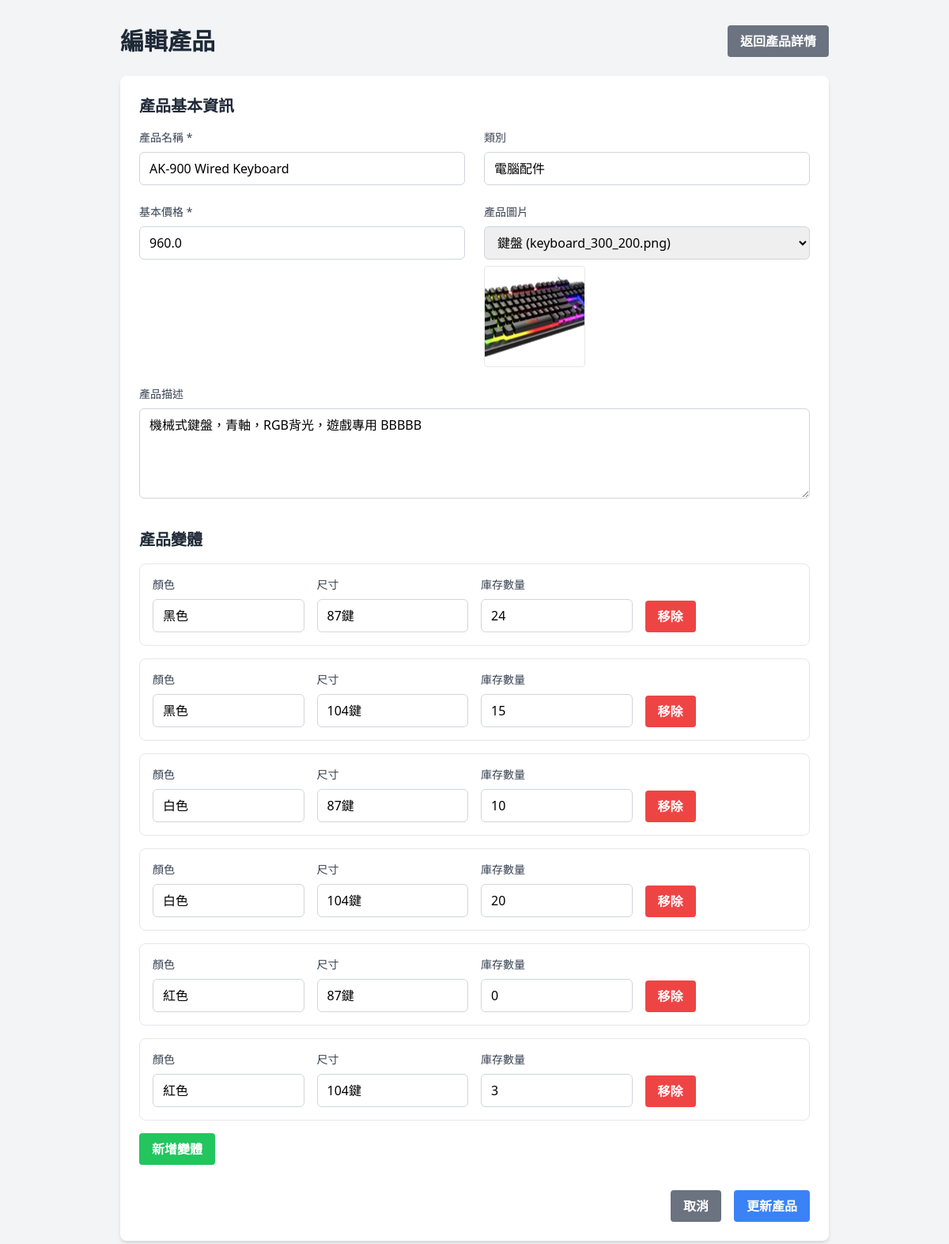
The page /admin/products/2/edit (signed in) on the database as committed earlier.
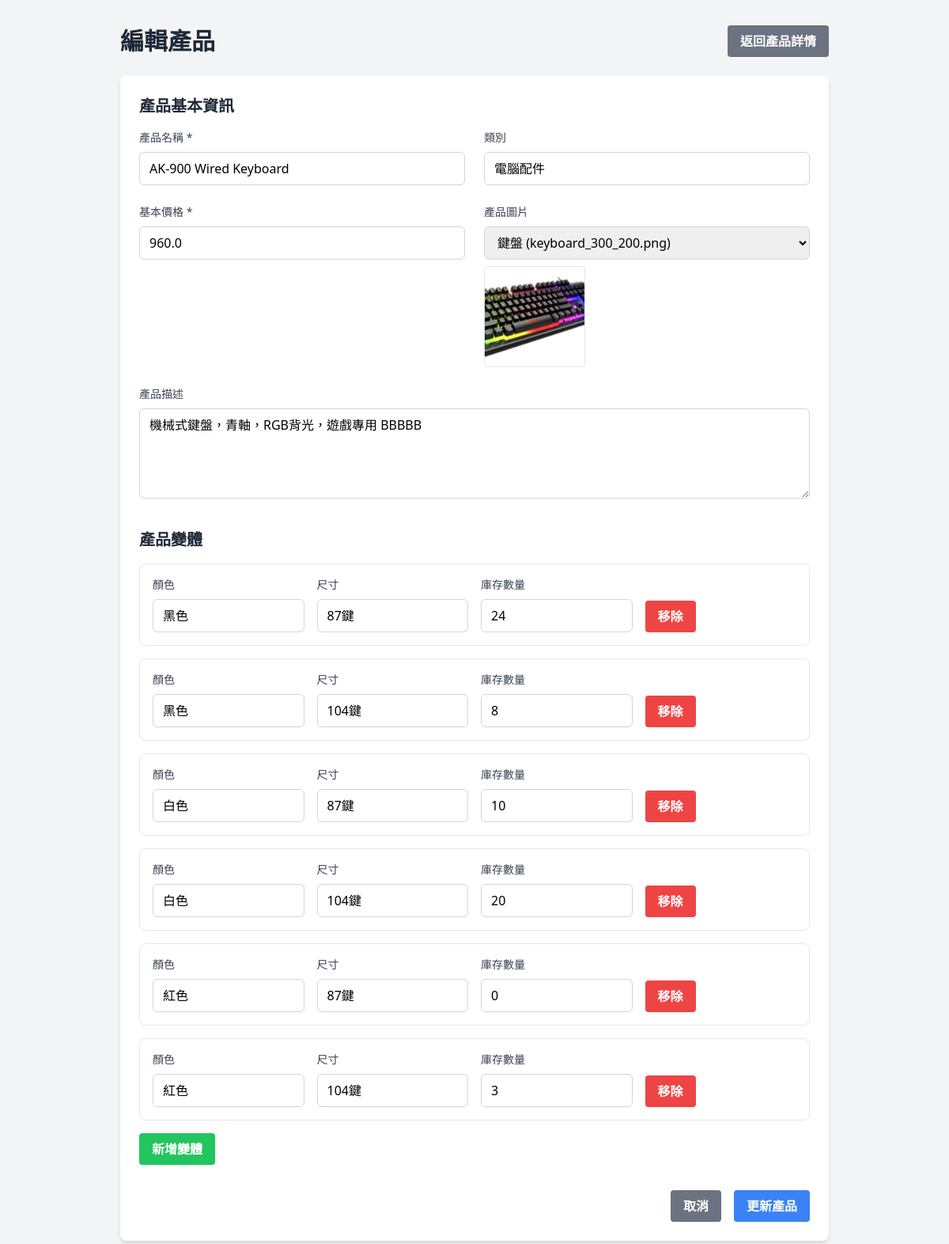
The same page on the database as committed later.
### app.py (models this page shows, shortened)
class ProductVariant(db.Model):
    id = db.Column(db.Integer, primary_key=True)
    product_id = db.Column(db.Integer, db.ForeignKey('product.id'), nullable=False)
    color = db.Column(db.String(50), nullable=True)  # 顏色
    size = db.Column(db.String(20), nullable=True)   # 尺寸
    stock_quantity = db.Column(db.Integer, default=0)  # 庫存數量
    sku = db.Column(db.String(100), unique=True, nullable=True)  # 商品編號
    price_adjustment = db.Column(db.Float, default=0.0)  # 價格調整（可選）
    is_active = db.Column(db.Boolean, default=True)
    created_at = db.Column(db.DateTime, default=datetime.utcnow)
    updated_at = db.Column(db.DateTime, default=datetime.utcnow, onupdate=datetime.utcnow)

### app.py (the view, shortened to what this page needs)
@app.route('/admin/products/<int:product_id>/edit', methods=['GET', 'POST'])
def edit_product(product_id):
    if 'user_id' not in session:
        flash('請先登入')
        return redirect(url_for('login'))
    product = Product.query.get_or_404(product_id)
    return render_template('edit_product.html', product=product)

### templates/edit_product.html (shortened to what the changed rows need)
<!DOCTYPE html>
<html lang="zh-TW">
<head>
    <script src="https://cdn.tailwindcss.com"></script>
</head>
<body class="bg-gray-100">
    <div class="container mx-auto px-4 py-8">
        <div class="max-w-4xl mx-auto">
            <div class="flex justify-between items-center mb-6">
                <h1 class="text-3xl font-bold text-gray-800">編輯產品</h1>
            </div>
            <form method="POST" class="bg-white shadow-md rounded-lg p-6">
                <div class="mb-8">
                    <h2 class="text-xl font-semibold text-gray-800 mb-4">產品基本資訊</h2>
                </div>
                <div class="mb-8">
                    <h2 class="text-xl font-semibold text-gray-800 mb-4">產品變體</h2>
                    <div id="variants-container">
                        {% for variant in product.variants %}
                        <div class="variant-row border border-gray-200 rounded-lg p-4 mb-4">
                            <div class="grid grid-cols-1 md:grid-cols-4 gap-4">
                                <div>
                                    <label class="block text-sm font-medium text-gray-700 mb-2">顏色</label>
                                    <input type="text" name="variant_color[]" value="{{ variant.color or '' }}" placeholder="例如：紅色"
                                           class="w-full px-3 py-2 border border-gray-300 rounded-md focus:outline-none focus:ring-2 focus:ring-blue-500">
                                </div>
                                <div>
                                    <label class="block text-sm font-medium text-gray-700 mb-2">尺寸</label>
                                    <input type="text" name="variant_size[]" value="{{ variant.size or '' }}" placeholder="例如：M"
                                           class="w-full px-3 py-2 border border-gray-300 rounded-md focus:outline-none focus:ring-2 focus:ring-blue-500">
                                </div>
                                <div>
                                    <label class="block text-sm font-medium text-gray-700 mb-2">庫存數量</label>
                                    <input type="number" name="variant_stock[]" min="0" value="{{ variant.stock_quantity }}"
                                           class="w-full px-3 py-2 border border-gray-300 rounded-md focus:outline-none focus:ring-2 focus:ring-blue-500">
                                </div>
                                <div class="flex items-end">
                                    <button type="button" onclick="removeVariant(this)"
                                            class="bg-red-500 hover:bg-red-700 text-white font-bold py-2 px-4 rounded">
                                        移除
                                    </button>
                                </div>
                            </div>
                        </div>
                        {% endfor %}
                    </div>
                </div>
            </form>
        </div>
    </div>
</body>
</html>

Rows that differ between the two databases and show on the page:
changed ProductVariant (number 2 of 6 on the later page): stock_quantity "15" → "8"
